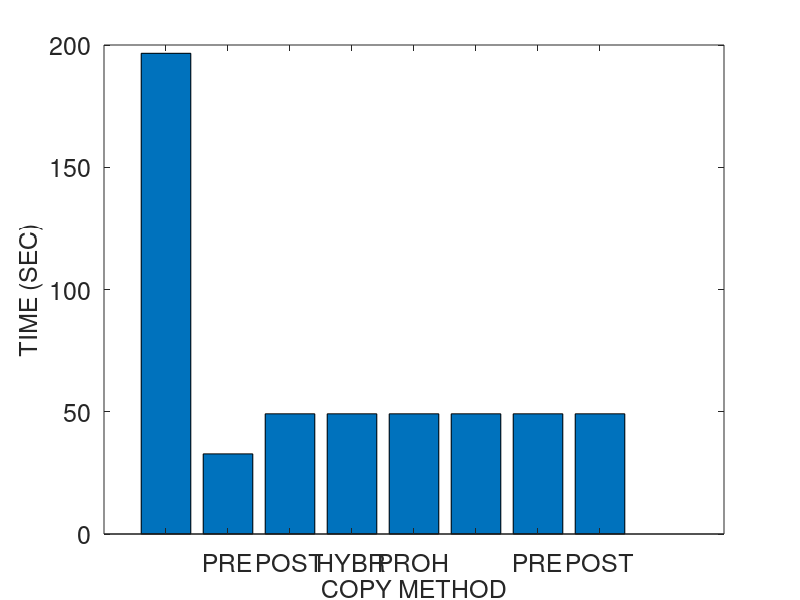
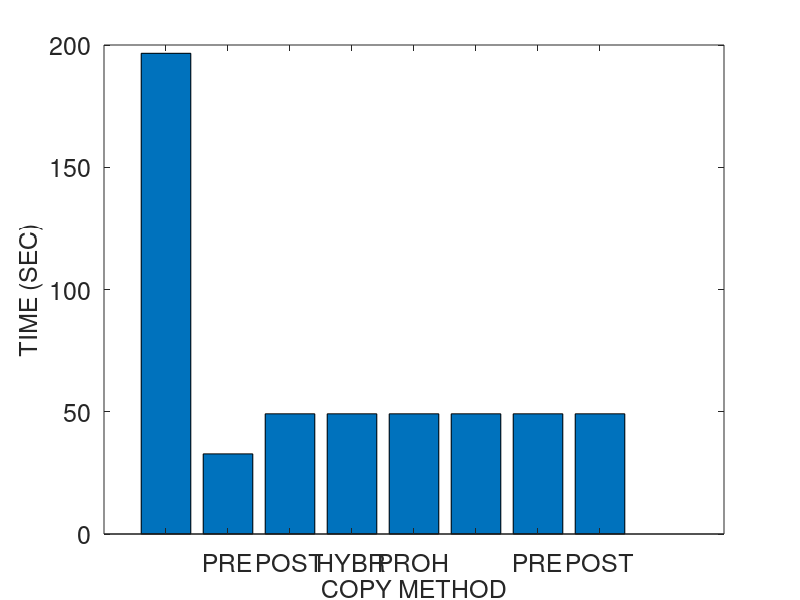
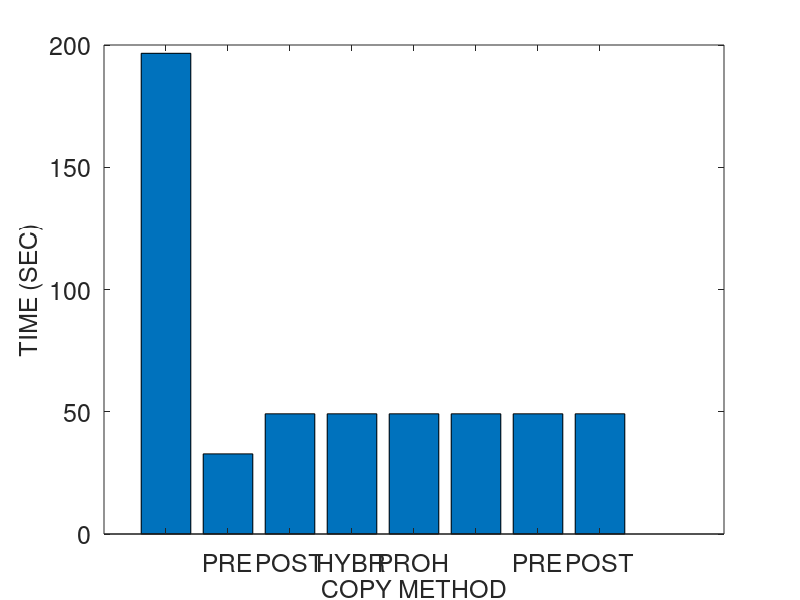
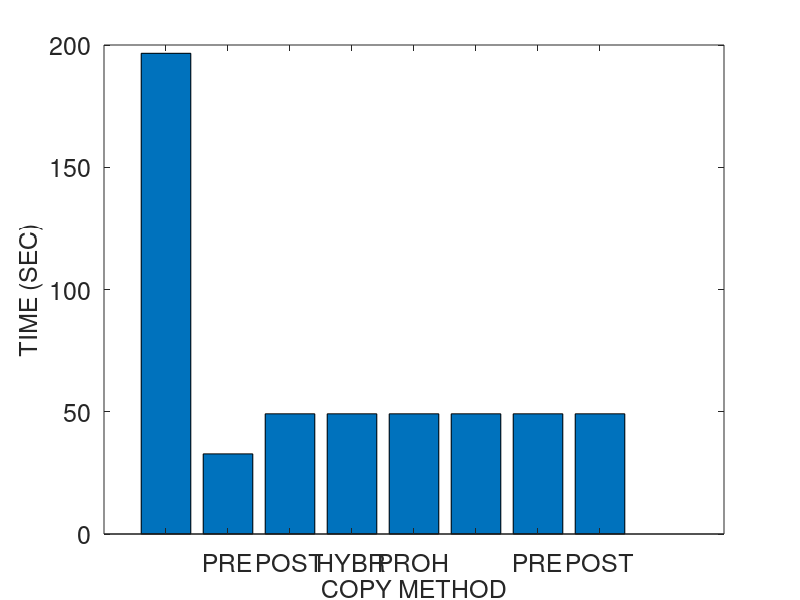

These charts were generated, in order, by the following MATLAB code:
% basic hybrid copy migration
% memory size in MB
r = 4096
r *= 1024 % convert to KB

% page dirty rate in percent (%): against to total memory pages
readrate = 50
prefix = strcat ("M4G_R", num2str(readrate))
readrate /= 100

dirtyrate = 50 
prefix = strcat (prefix, "_W", num2str(dirtyrate))
dirtyrate /= 100

% prediction accuracy 0 through 1
acc = 1

pagesize = 4 % in KB
numpages = r / pagesize

% delta compression rate
comp = 0.5 

% amount of CPU and device states in KB 
scinfo = 100

% working set size in number of pages
wss = numpages * 0.25

% 0: zero, 1: read, 2: dirtied, 3: inactive data
mem = zeros(1, numpages);

run = 1

%prefix = strcat (prefix, "_acc", num2str(acc), "_r", num2str(run))

% bandwidth in gbps
b = 1000 
b = b * 1024/8 % convert to KB

fontsize = 18
%fontsize = 20

totaltime = 0;
downtime = 0;
totaldata = 0;

A = zeros(4, 3);

%%%%%%%%%%%%%%%%%%%%%%%%%%%%%%
% precopy migration
%%%%%%%%%%%%%%%%%%%%%%%%%%%%%%
fprintf('\n')
disp('==================== Precopy migration ====================')
% iterations
present = numpages * pagesize
iter = 0
while present > 50 && iter < 29 && totaldata < 4*r
	pretime = present / b
	totaltime += pretime
	totaldata += present
	present = numpages * pagesize * dirtyrate 
	%dirts = wss * dirtyrate
	iter += 1
end

% stop-and-copy phase
% stop conditions: 29 iterations, 50 pages, 4 memory size sent
scsent = scinfo + present * pagesize
downtime = scsent / b
totaltime += downtime
totaldata += scsent

% network fault rate
NFR = 0

A (1, 1) = totaltime;
A (1, 2) = downtime;
A (1, 3) = totaldata;

%%%%%%%%%%%%%%%%%%%%%%%%%%%%%%
% postcopy migration
%%%%%%%%%%%%%%%%%%%%%%%%%%%%%%
fprintf('\n')
disp('===================== Postcopy migration ======================')
totaltime = 0;
downtime = 0;
totaldata = 0;

% stop-and-copy phase
scsent = scinfo
downtime = scsent / b
totaltime += downtime
totaldata += scsent

% prepaging (bubbling) and on-demand paging
postsent = r
posttime = postsent/b
totaltime += posttime
totaldata += postsent
% network fault rate
NFR = 0.2

A (2, 1) = totaltime;
A (2, 2) = downtime;
A (2, 3) = totaldata;

%%%%%%%%%%%%%%%%%%%%%%%%%%%%%%
% hybrid copy migration
%%%%%%%%%%%%%%%%%%%%%%%%%%%%%%
fprintf('\n')
disp('==================== Hybrid copy migration ====================')
totaltime = 0;
downtime = 0;
totaldata = 0;

% precopy phase: single iteration
present = r
pretime = present / b
totaltime += pretime
totaldata += present

% stop-and-copy phase
bitmapsize = 500 % KB
scsent = scinfo + bitmapsize
downtime = scsent / b
totaltime += downtime
totaldata += scsent

% postcopy phase: prepaging (bubbling) and on-demand paging
%dirts = wss * dirtyrate
dirts = numpages * dirtyrate
postsent = dirts * pagesize
posttime = postsent/b
totaltime += posttime
totaldata += postsent
% network fault rate
NFR = 0.2

A (3, 1) = totaltime;
A (3, 2) = downtime;
A (3, 3) = totaldata;

%%%%%%%%%%%%%%%%%%%%%%%%%%%%%%
% proactive hybrid copy migration
%%%%%%%%%%%%%%%%%%%%%%%%%%%%%%
%disp(char(10))
fprintf('\n')
disp('=============== Proactive hybrid copy migration ================')

function f = prohybrid(acc)
global wss numpages readrate dirtyrate pagesize b scinfo

totaltime = 0;
downtime = 0;
totaldata = 0;

% precopy phase
% LRU, PFR

% scan the dirtied pages
% for dirtied pages
% 	mark dirtied (1)
% 	mem(random (1, wss * 0.1))	
%randperm(int64(wss * 0.1));
% for read pages
% 	mark read (2)
% 	mem (random (wss * 0.1, wss * 0.2))

% for pages
% 	predict read/write

% send the pages most likely to be read and least likely to be dirtied
% do not send the pages most likely to be dirtied
% construct queue with the order of p1/p2
%reads = numpages * 0.4 
% total read rate = wss * read_rate = 0.25 * 0.16 = 0.04 (4%)
%read_rate = 0.16
%read_rate = 0.04 % 4% of total memory
% total write rate = wss * write_rate = 0.25 * 0.16 = 0.04 (4%)
%write_rate = 0.16
%write_rate = 0.04 % 4% of total memory
% simple case: readonly pages (RO) - zero dirtied pages 
%RO = 0.3
pred_pages = numpages * readrate * acc

% LRU
% for LRU queue
% 	mark sent
%	insert the pages into cache and perform delta compression

present = pred_pages * pagesize
pretime = present/b
totaltime += pretime
totaldata += present

% stop-and-copy phase
% send the CPU and device states
bitmapsize = 500 % KB
scsent = scinfo + bitmapsize
downtime = scsent/b
totaltime += downtime
totaldata += scsent

% postcopy phase
postsent = (numpages - pred_pages) * pagesize

% exclude the predicted dirtied pages 
pred_dirts = numpages * dirtyrate * acc
postsent = (numpages - pred_pages - pred_dirts) * pagesize
posttime = postsent/b
totaltime += posttime
totaldata += postsent
end

% network fault rate
NFR = 0.2

A (4, 1) = totaltime;
A (4, 2) = downtime;
A (4, 3) = totaldata;

acc = 0.75
prohybrid(acc);
A (5, 1) = totaltime;
A (5, 2) = downtime;
A (5, 3) = totaldata;

acc = 0.5
prohybrid(acc);
A (6, 1) = totaltime;
A (6, 2) = downtime;
A (6, 3) = totaldata;

acc = 0.25
prohybrid(acc);
A (7, 1) = totaltime;
A (7, 2) = downtime;
A (7, 3) = totaldata;

acc = 0
prohybrid(acc);
A (8, 1) = totaltime;
A (8, 2) = downtime;
A (8, 3) = totaldata;

%%%%%%%%%%%%%%%%%%%%%%%%%%%%%%%%%%%%%%%%%%%%%%%%%%%%%%%
%                     plotting
% precopy
% postcopy
% hybrid
% pro-hybrid
%%%%%%%%%%%%%%%%%%%%%%%%%%%%%%%%%%%%%%%%%%%%%%%%%%%%%%%

%prefix = "M4G_R14W14_acc100_r1"
%prefix = strcat ("M4G_R", readrate, "W", dirtyrate, "acc", acc, "r", run)
%prefix = strcat (prefix, "W")
%prefix = strcat (prefix, dirtyrate)

dlmwrite (prefix, A, ' ')

%%%%%%%%%%%%%%%%%%%% total time %%%%%%%%%%%%%%%%%%%%%%
figure;
output = strcat(prefix, ".tt");
%output = prefix
x = ['PRECOPY', 'POSTCOPY', 'HYBRID', 'PRO-HYBRID'];
x = {'', 'PRE', 'POST', 'HYBR', 'PROH', ''};
x = {'', 'PRE', 'POST', 'HYBR', 'PROH'};
%x = 1:1:length(A);
%plot(x, A(:,2)/1000000, x, A(:,3)/1000000, '-.*');
%plot(A(:,2));

%xtics = 1:4:16
%bar(xtics, A(:,1))
bar(A(:,1))
set(gca, 'XTickLabel', x, 'FontSize', fontsize)
xlabel('COPY METHOD', 'FontSize', fontsize);
ylabel('TIME (SEC)', 'FontSize', fontsize);
%legend('PRECOPY', 'POSTCOPY', 'HYBRID', 'PRO-HYBRID');
%bar(x, A(:,1))

saveas (1, strcat(output, ".png"));
saveas (1, strcat(output, ".eps"));
saveas (1, strcat(output, ".emf"));

%%%%%%%%%%%%%%%%%%%% downtime %%%%%%%%%%%%%%%%%%%%%%
figure;
output = strcat(prefix, ".dt");

bar(A(:,2))
set(gca, 'XTickLabel', x, 'FontSize', fontsize)
xlabel('COPY METHOD', 'FontSize', fontsize);
ylabel('TIME (SEC)', 'FontSize', fontsize);

saveas (1, strcat(output, ".png"));
saveas (1, strcat(output, ".eps"));
saveas (1, strcat(output, ".emf"));

%%%%%%%%%%%%%%%%%%%% total data %%%%%%%%%%%%%%%%%%%%%%
figure;
output = strcat(prefix, ".td");

bar(A(:,3))
set(gca, 'XTickLabel', x, 'FontSize', fontsize)
xlabel('COPY METHOD', 'FontSize', fontsize);
ylabel('SIZE (KB)', 'FontSize', fontsize);

saveas (1, strcat(output, ".png"));
saveas (1, strcat(output, ".eps"));
saveas (1, strcat(output, ".emf"));
